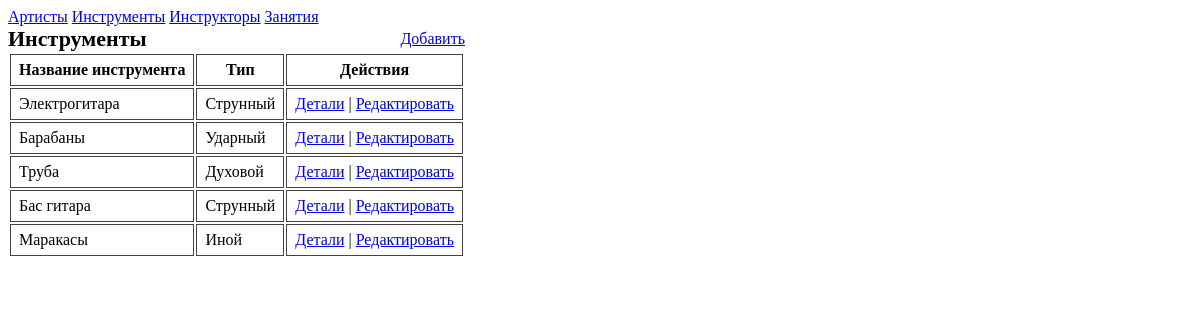
/Instrument/view/, run on an earlier commit of the app's database.
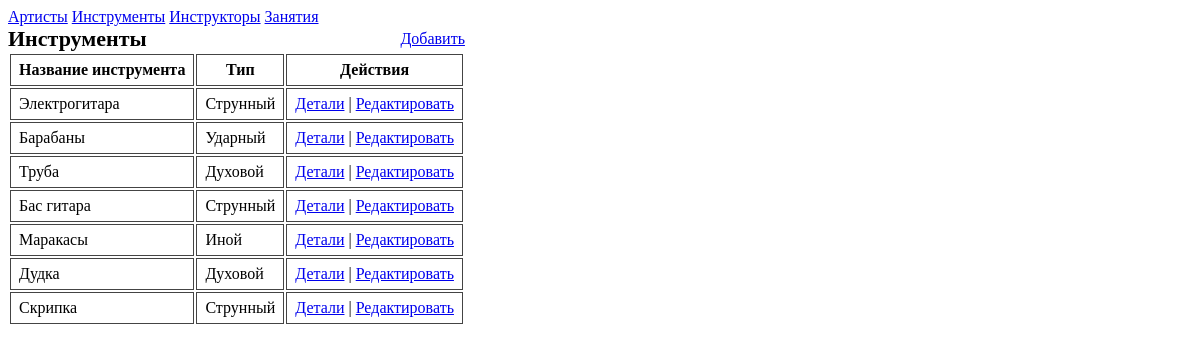
And on a later commit of the database.
### Application/models.py (models this page shows, shortened)
class Instrument(models.Model):
    class Type(models.TextChoices):
        STRING = 'Струнный', 'Струнный'
        WIND = 'Духовой', 'Духовой'
        PERCUSSION = 'Ударный', 'Ударный'
        OTHER = 'Иной', 'Иной'
    name = models.CharField(max_length=50, verbose_name="Название инструмента")
    type = models.CharField(max_length=50, verbose_name="Тип", choices=Type.choices, default=Type.OTHER)
    required_fields = ['name', 'type']
    class Meta:
        verbose_name = "инструмент"
        verbose_name_plural = "инструменты"

### Application/views.py (the view)
# urls.py: path('Instrument/view/', views.InstrumentView, name='InstrumentView'),
def InstrumentView(request):
    return ViewFromForm(request, Instrument, "Инструменты")

### Application/views.py (called while the page is built)
def ViewFromForm(request, Model, title):
    queryset = Model.objects.all()
    required = getattr(Model, 'required_fields', [])
    fields = [Model._meta.get_field(field_name).verbose_name for field_name in required]
    objects = []
    for el in queryset:
        obj = [getattr(el, 'id')]
        for field_name in required:
            val = getattr(el, field_name)
            if not isinstance(val, (datetime.date, datetime.datetime)):
                val = str(val)
            obj.append(val)
        objects.append(obj)
    return render(request, 'list.html', {
        'title': title,
        'fields': fields,
        'objects': objects,
        'model_name': Model.__name__
    })

### Application/templates/list.html (shortened to what this page needs)
{% extends 'header.html' %}
{% block in_body %}
<table>
  <caption>
    <div class="cap">
      <span> {{ title }} </span>
      <a href="/{{ model_name }}/create/"> Добавить </a>
    </div>
  </caption>
  <thead>
    <tr>
      {% for field in fields %}
        <th>{{ field }}</th>
      {% endfor %}
      <th>Действия</th>
    </tr>
  </thead>
  <tbody>
    {% for obj in objects %}
      <tr>
        {% for value in obj %}
          {% if not forloop.first %}
            <td>{{ value }}</td>
          {% endif %}
        {% endfor %}
        <td>
          <a href="/{{ model_name }}/{{ obj.0 }}/detail/">Детали</a>
          |
          <a href="/{{ model_name }}/{{ obj.0 }}/edit/">Редактировать</a>
        </td>
      </tr>
    {% endfor %}
  </tbody>
</table>
{% endblock %}

### Application/templates/header.html (shortened to what this page needs)
{% load static %}
<!DOCTYPE html>
<html lang="en">
<head>
  <link rel="stylesheet" href="{% static 'style.css' %}">
</head>
<body>
  <header>
    <nav сlass="menu-nav">
      <div>
        <a href="/Artist/view" class="menu-link">Артисты</a>
        <a href="/Instrument/view" class="menu-link">Инструменты</a>
        <a href="/Instructor/view" class="menu-link">Инструкторы</a>
        <a href="/Lesson/view" class="menu-link">Занятия</a>
      </div>
    </nav>
  </header>
  {% block in_body %}{% endblock %}
</body>
</html>

### Application/static/style.css (style rules this page uses)
thead, th, td { border: 1px #444 solid; padding: 6px 8px; }
.cap { display: flex; justify-content: space-between; align-items: center; }
.cap span { font-size: 22px; font-weight: bold; }

What changed in the data, as far as the page shows it:
added Instrument: obj "Дудка" "Духовой"
added Instrument: obj "Скрипка" "Струнный"
Also different on the page:
new list line: "Детали | Редактировать"
